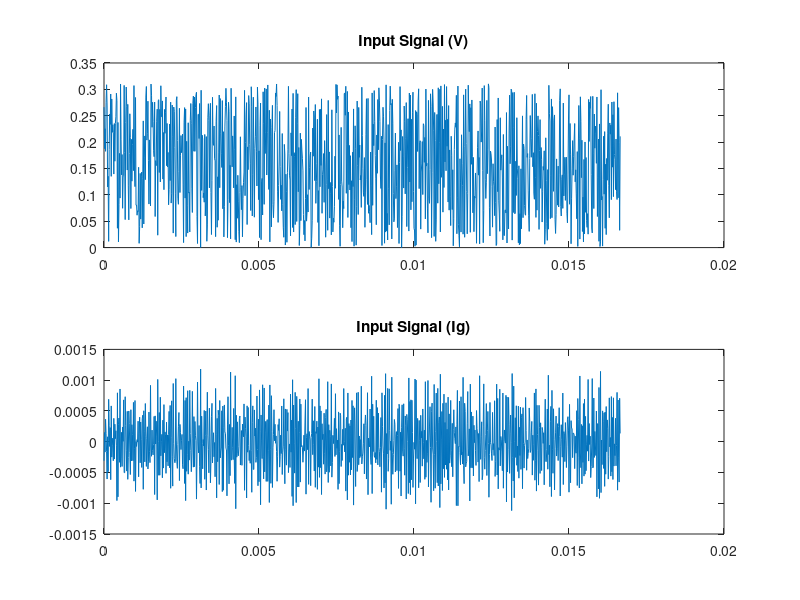

Reproduce this figure in MATLAB.
clear all
clc

#Condition

R_t = 0.4*10^6;
C_t = 66*10^-9;

######################################
#Configure
reducer_V60 = 0;
V_max = 220 * sqrt(2);
f = 60;
w = 2*pi*f;
n5 = 5;
n7 = 7;
n11 = 11;
w5 = w*n5;
w7 = w*n7;
w11 = w*n11;


stepNumber = 1000;
tstep = 1/f/stepNumber;
cycleNumber = 1;
samples = stepNumber*cycleNumber;
tfinish = 1/60*cycleNumber;
t = 0:tstep:tfinish;
idx = 1:samples;
snr = 0.001;

#Make Datas

V_t = reducer_V60 * V_max * sin(w * t);
V_t = V_t + V_max*snr*rand(1,length(V_t));
dVdt_t = diff(V_t)/tstep;
V_t = V_t(idx);
t = t(idx);
Ig_t = V_t/R_t + dVdt_t * C_t;

figure(1);
subplot(2,1,1);
plot(t, V_t);
title('Input Signal (V)');
subplot(2,1,2);
plot(t, Ig_t);
title('Input Signal (Ig)');

printf('         condition   \r\n');
printf(['R_true : ' , num2str(R_t) , '\r\n']);
printf(['C_true : ' , num2str(C_t) , '\r\n']);

clear R_t C_t
clear amp11_r amp11_s amp11_t
clear amp5_r amp5_s amp5_t
clear amp7_r amp7_s amp7_t
clear V_max
clear f p reducer_V60 snr tfinish w w11 w7 w5
